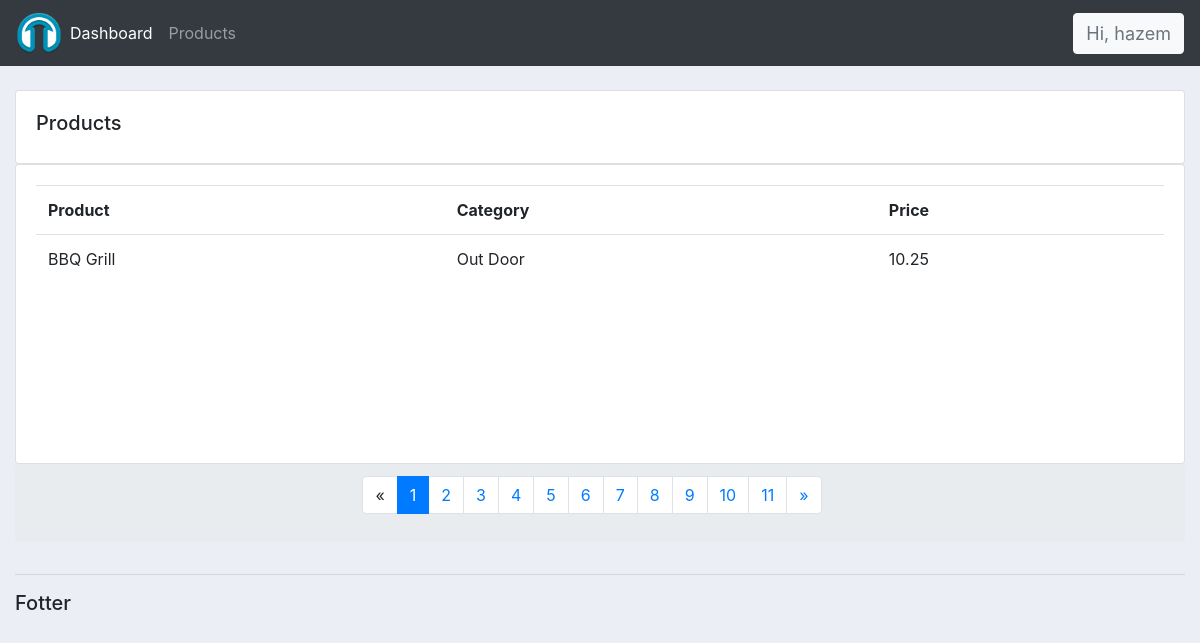
Screenshot of /products/ (signed in) with the database file from the repository.
### accountss/models.py (models this page shows, shortened)
class Product(models.Model):
    CATEGORY = (
        ('Indoor','Indoor'),
        ('Out Door','Out Door'),
    )
    name         = models.CharField(max_length=200, null=True)
    price        = models.FloatField(null=True)
    category     = models.CharField(max_length=200, null=True, choices=CATEGORY)
    description  = models.CharField(max_length=200, null=True, blank=True)
    date_created = models.DateTimeField(auto_now_add=True, null=True)
    tags = models.ManyToManyField(Tag)

### accountss/decorators.py (the view)
        def wrapper_func(request, *args, **kwargs):
            group = None
            if request.user.groups.exists():
                group = request.user.groups.all()[0].name
            if group in allowed_roles:
                return view_func(request, *args, **kwargs)
            else:
                return HttpResponse('<h1><p>Not Authorized</p></h1>')

### accountss/views.py (called while the page is built)
@login_required(login_url='loginPage')
@allowed_users(allowed_roles=['admin'])
def products(request):
    products = Product.objects.all()
    paginator = Paginator(products, 1)
    current_page_number = request.GET.get('page')
    page_obj = paginator.get_page(current_page_number)
    print(paginator.num_pages)
    print(current_page_number)
    if current_page_number :
        if int(current_page_number) > (paginator.num_pages) or int(current_page_number) <= 0:
            print("page not found")
    return render(request, 'accountss/products.html', {'page_obj': page_obj, 'page_number':current_page_number})

### accountss/templates/accountss/products.html (shortened to what this page needs)
{% extends 'accountss/main.html'%}
{% block content%}
<br>
<div class="row ">
    <div class="col-md ">
        <div class="card card-body">
            <h5>Products</h5>
        </div>
        <div class="card card-body" style="height: 300px;">
            <table class="table">
                <tr>
                    <th>Product</th>
                    <th>Category</th>
                    <th>Price</th>
                </tr>
                {% for i in page_obj %}
                    <tr>
                        <td>
                            {{ i.name }}
                        </td>
                        <td>
                            {{ i.category }}
                        </td>
                        <td>
                            {{ i.price }}
                        </td>
                    </tr>
                {% endfor %}
            </table>
        </div>
        {% if page_obj.paginator.num_pages > 1  %}
        <div class=" pagination justify-content-center breadcrumb">
          <nav aria-label="Page navigation example">
              <ul class="pagination">
                <li class="page-item">
                  {% if page_obj.has_previous %}
                  <a class="page-link" href="?page={{ page_obj.previous_page_number }}" aria-label="Previous">
                    <span aria-hidden="true" >&laquo;</span>
                    <span class="sr-only" >Previous</span>
                  </a>
                  {% else %}
                  <a class="page-link disabled" aria-label="Next">
                      <span aria-hidden="true" >&laquo;</span>
                    </a>
                  {% endif %}
                </li>
                {% for page in page_obj.paginator %}
                <li class="page-item {% if page_number == page.number|truncatechars:14 or not page_number and page.number|truncatechars:14 == '1'  %}
                  active
                  {% endif %}
                  "><a class="page-link" href="?page={{ page.number }}">{{ page.number }}</a></li>
                {% endfor %}
                <li class="page-item">
                  {% if page_obj.has_next %}
                  <a class="page-link" href="?page={{ page_obj.next_page_number }}" aria-label="Next">
                    <span aria-hidden="true" >&raquo;</span>
                  </a>
                  {% else %}
                  <a class="page-link disabled" aria-label="Next">
                      <span aria-hidden="true" >&raquo;</span>
                      <span class="sr-only">Next</span>
                    </a>
                  {% endif %}
                </li>
              </ul>
          </nav>
        </div>
        {% endif %}
    </div>
</div>
{% endblock %}

### accountss/templates/accountss/navbar.html (shortened to what this page needs)
{% load static %}
<nav class="navbar navbar-expand-lg navbar-dark bg-dark ">
  <img class="nav-small-hazem" src="{% static 'images/logo.png' %}">
    <div class="collapse navbar-collapse" id="navbarNavAltMarkup">
      <div class="navbar-nav">
        {% if request.user.is_staff %}
        <a class="nav-item nav-link active" href="{% url 'home' %}">Dashboard</a>
        <a class="nav-item nav-link" href="{% url 'products'%}">Products</a>
        {% endif %}
      </div>
    </div>
    <span class="text-muted float-right hz  btn btn-light"  data-toggle="collapse" data-target="#logoutbutton" style="font-size: 18px;">Hi, {{request.user}}  </span>
  </nav>

### static/css/main.css (style rules this page uses)
body { background-color: #ebeff5; }

### static/css/navbar.css (style rules this page uses)
.nav-small-hazem { float: left; padding: 2px 0px; font-size: 19px; line-height: 24px; height: 50px; max-width: 50px; display: table; }

### accountss/templates/accountss/navbar.html (style rules this page uses)
@media (min-width: 992px) { .hz { display: inline; } }

### rows the page displays
Product: name "BBQ Grill", category "Out Door", price "10.25"

### other values shown
{{ request.user }} "hazem"
{{ page.number }} "1" "2" "3" "4" "5" "6" "7" "8" "9" "10" "11"
